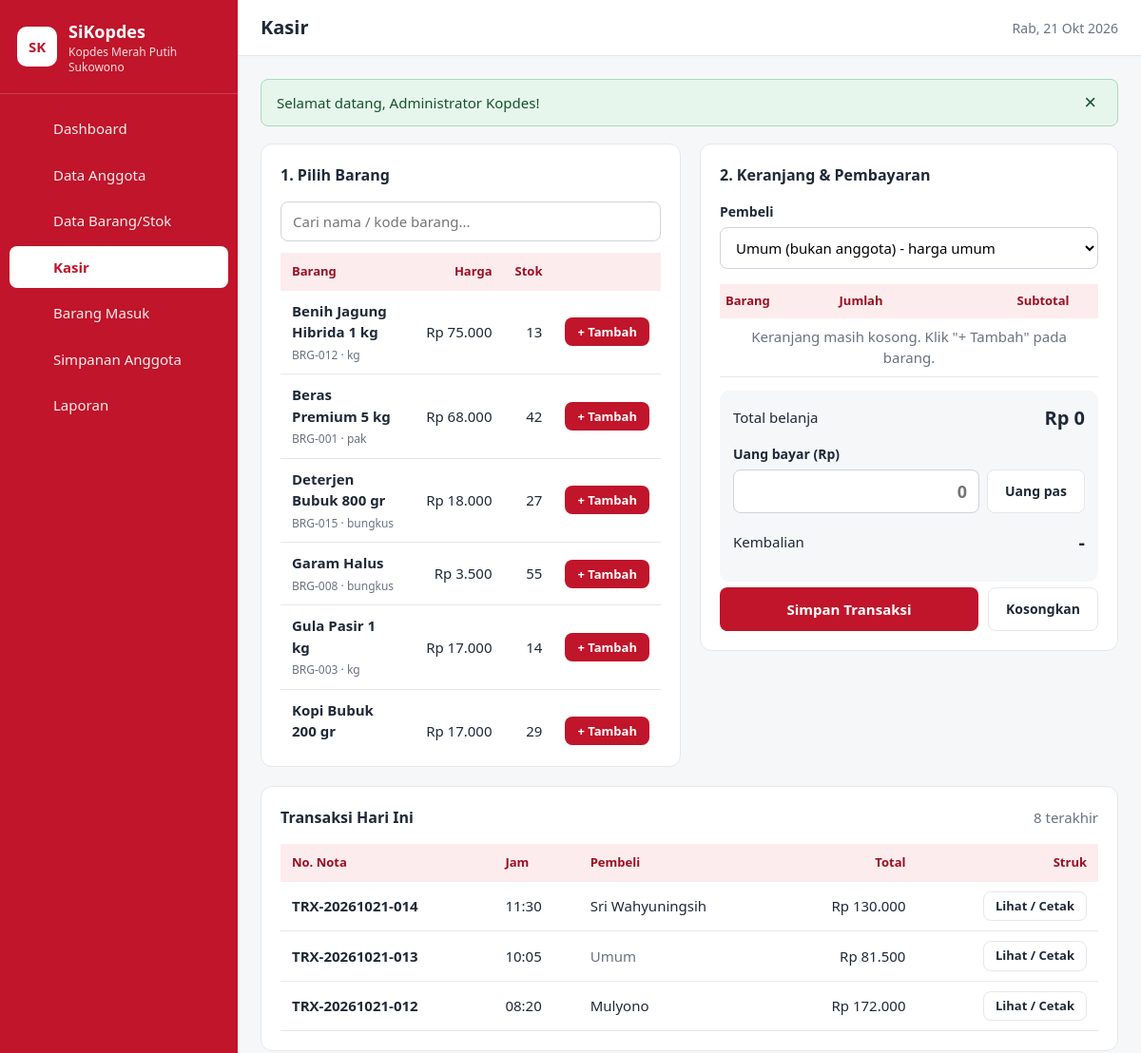
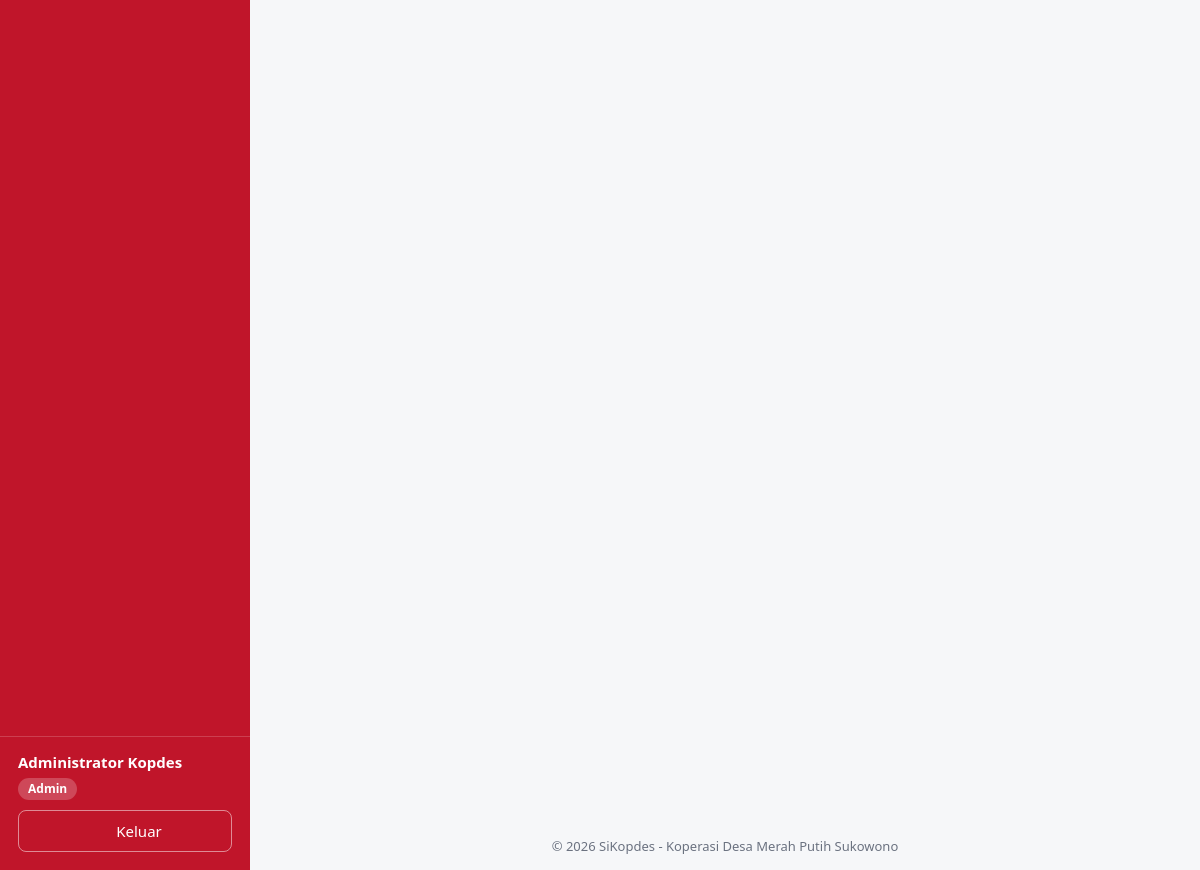
Page /kasir.php (signed in) on the committed database (2 pictures, top to bottom).
### tables this page shows
CREATE TABLE barang (
  id INT AUTO_INCREMENT PRIMARY KEY,
  kode VARCHAR(20) NOT NULL UNIQUE,
  nama VARCHAR(100) NOT NULL,
  kategori ENUM('sembako','pertanian','lainnya') NOT NULL DEFAULT 'sembako',
  satuan VARCHAR(20) NOT NULL,
  harga_beli INT NOT NULL DEFAULT 0,
  harga_jual_umum INT NOT NULL DEFAULT 0,
  harga_jual_anggota INT NOT NULL DEFAULT 0,
  stok INT NOT NULL DEFAULT 0,
  stok_minimum INT NOT NULL DEFAULT 0
);

CREATE TABLE penjualan (
  id INT AUTO_INCREMENT PRIMARY KEY,
  no_nota VARCHAR(30) NOT NULL UNIQUE,
  tanggal DATETIME NOT NULL,
  id_anggota INT NULL,
  id_user INT NOT NULL,                         
  total INT NOT NULL DEFAULT 0,
  bayar INT NOT NULL DEFAULT 0,
  kembalian INT NOT NULL DEFAULT 0,
  CONSTRAINT fk_penjualan_anggota FOREIGN KEY (id_anggota) REFERENCES anggota(id)
    ON DELETE SET NULL ON UPDATE CASCADE,
  CONSTRAINT fk_penjualan_user FOREIGN KEY (id_user) REFERENCES users(id)
    ON DELETE RESTRICT ON UPDATE CASCADE
);

CREATE TABLE anggota (
  id INT AUTO_INCREMENT PRIMARY KEY,
  no_anggota VARCHAR(20) NOT NULL UNIQUE,       
  nama VARCHAR(100) NOT NULL,
  alamat VARCHAR(200) NOT NULL,                 
  no_hp VARCHAR(20) NOT NULL,
  tgl_bergabung DATE NOT NULL
);

### kasir.php (the view, shortened to what this page needs)
<?php
require_once 'includes/fungsi.php';
$bayar_awal     = '';
$barang  = db_semua('SELECT id, kode, nama, kategori, satuan, harga_jual_umum, harga_jual_anggota, stok FROM barang ORDER BY nama ASC');
$terakhir = db_semua('SELECT p.id, p.no_nota, p.tanggal, p.total, a.nama AS nama_anggota
                      FROM penjualan p LEFT JOIN anggota a ON a.id = p.id_anggota
                      WHERE DATE(p.tanggal) = CURDATE() ORDER BY p.id DESC LIMIT 8');
include 'includes/header.php';
?>
<div class="kasir-grid">
    <section class="kartu">
        <div class="kartu-judul"><h2>1. Pilih Barang</h2></div>
        <input type="search" class="input-cari input-lebar" data-cari="tabelProduk" placeholder="Cari nama / kode barang..." autofocus>
        <div class="tabel-wrap produk-scroll">
            <table class="tabel" id="tabelProduk">
                <thead><tr><th>Barang</th><th class="kanan">Harga</th><th class="kanan">Stok</th><th></th></tr></thead>
                <tbody>
                    <?php foreach ($barang as $b): ?>
                        <tr>
                            <td><strong><?= e($b['nama']) ?></strong><br><small class="teks-abu"><?= e($b['kode']) ?> &middot; <?= e($b['satuan']) ?></small></td>
                            <td class="kanan harga-produk" data-id="<?= (int)$b['id'] ?>"><?= rupiah($b['harga_jual_umum']) ?></td>
                            <td class="kanan"><?= (int)$b['stok'] ?></td>
                            <td class="kanan">
                                <?php if ((int)$b['stok'] > 0): ?>
                                    <button type="button" class="btn btn-merah btn-kecil btn-tambah" data-id="<?= (int)$b['id'] ?>">+ Tambah</button>
                                <?php else: ?>
                                    <span class="badge badge-merah">Habis</span>
                                <?php endif; ?>
                            </td>
                        </tr>
                    <?php endforeach; ?>
                </tbody>
            </table>
        </div>
    </section>
    <section class="kartu panel-keranjang">
        <div class="kartu-judul"><h2>2. Keranjang &amp; Pembayaran</h2></div>
        <form method="post" action="kasir.php" id="formKasir">
            <div class="form-grup">
                <label for="pembeli">Pembeli</label>
                <select id="pembeli" name="id_anggota">
                    <option value="0">Umum (bukan anggota) - harga umum</option>
                </select>
            </div>
            <div class="tabel-wrap">
                <table class="tabel tabel-keranjang">
                    <thead><tr><th>Barang</th><th>Jumlah</th><th class="kanan">Subtotal</th><th></th></tr></thead>
                    <tbody id="isiKeranjang"></tbody>
                </table>
            </div>
            <div class="ringkasan">
                <div class="ringkasan-baris"><span>Total belanja</span><strong id="teksTotal">Rp 0</strong></div>
                <div class="form-grup">
                    <label for="bayar">Uang bayar (Rp)</label>
                    <div class="bayar-baris">
                        <input type="text" id="bayar" name="bayar" inputmode="numeric" autocomplete="off" placeholder="0" value="<?= e($bayar_awal) ?>">
                        <button type="button" class="btn btn-abu" id="btnPas">Uang pas</button>
                    </div>
                </div>
                <div class="ringkasan-baris"><span>Kembalian</span><strong id="teksKembalian">-</strong></div>
            </div>
            <div class="form-tombol">
                <button type="submit" class="btn btn-merah btn-besar">Simpan Transaksi</button>
                <button type="button" class="btn btn-abu" id="btnKosongkan">Kosongkan</button>
            </div>
        </form>
    </section>
</div>
<section class="kartu">
    <div class="kartu-judul"><h2>Transaksi Hari Ini</h2><span class="teks-abu">8 terakhir</span></div>
    <div class="tabel-wrap">
        <table class="tabel">
            <thead><tr><th>No. Nota</th><th>Jam</th><th>Pembeli</th><th class="kanan">Total</th><th class="kanan">Struk</th></tr></thead>
            <tbody>
                <?php foreach ($terakhir as $t): ?>
                    <tr>
                        <td><strong><?= e($t['no_nota']) ?></strong></td>
                        <td><?= e(date('H:i', strtotime($t['tanggal']))) ?></td>
                        <td><?= $t['nama_anggota'] ? e($t['nama_anggota']) : '<span class="teks-abu">Umum</span>' ?></td>
                        <td class="kanan"><?= rupiah($t['total']) ?></td>
                        <td class="kanan"><a href="struk.php?id=<?= (int)$t['id'] ?>" class="btn btn-abu btn-kecil">Lihat / Cetak</a></td>
                    </tr>
                <?php endforeach; ?>
            </tbody>
        </table>
    </div>
</section>
<?php include 'includes/footer.php'; ?>

### assets/css/style.css (style rules this page uses)
:root { --merah: #c0152a; --merah-tua: #9b0f20; --merah-muda: #fdecee; --teks: #1f2937; --abu: #6b7280; --garis: #e5e7eb; --latar: #f6f7f9; --putih: #ffffff; --hijau: #15803d; --hijau-muda: #e7f6ec; --kuning: #92400e; --kuning-muda: #fef3c7; --lebar-sidebar: 250px; }
* { box-sizing: border-box; }
body { margin: 0; font-family: "Segoe UI", Roboto, Arial, sans-serif; font-size: 15px; color: var(--teks); background: var(--latar); line-height: 1.5; }
h1, h2, h3 { margin: 0; }
a { color: var(--merah); }
small { font-size: 12px; }
.teks-abu { color: var(--abu); }
.kanan { text-align: right; }
.kartu { background: var(--putih); border: 1px solid var(--garis); border-radius: 12px; padding: 20px; margin-bottom: 20px; }
.kartu-judul { display: flex; align-items: center; justify-content: space-between; gap: 10px; margin-bottom: 16px; flex-wrap: wrap; }
.kartu-judul h2 { font-size: 16px; }
.tabel-wrap { overflow-x: auto; }
.tabel { width: 100%; border-collapse: collapse; }
.tabel th { background: var(--merah-muda); color: var(--merah-tua); text-align: left; font-size: 13px; padding: 10px 12px; white-space: nowrap; }
.tabel td { padding: 10px 12px; border-bottom: 1px solid var(--garis); vertical-align: middle; }
.tabel th.kanan { text-align: right; }
.btn { display: inline-flex; align-items: center; justify-content: center; gap: 6px; padding: 9px 18px; border: 1px solid transparent; border-radius: 8px; font-size: 14px; font-weight: 600; cursor: pointer; text-decoration: none; font-family: inherit; }
.btn-merah { background: var(--merah); color: var(--putih); }
.btn-abu { background: var(--putih); color: var(--teks); border-color: var(--garis); }
.btn-kecil { padding: 5px 12px; font-size: 13px; }
.form-grup { margin-bottom: 16px; }
.form-grup label { display: block; margin-bottom: 6px; font-weight: 600; font-size: 14px; }
.form-grup input, .form-grup select, .form-grup textarea, .input-cari { width: 100%; padding: 10px 12px; border: 1px solid #cfd4dc; border-radius: 8px; font-size: 15px; font-family: inherit; background: var(--putih); }
.input-cari { max-width: 320px; }
.kasir-grid { display: grid; grid-template-columns: 1fr 440px; gap: 20px; align-items: start; }
.tabel-keranjang th, .tabel-keranjang td { padding: 8px 6px; }
.form-tombol { display: flex; gap: 10px; flex-wrap: wrap; margin-top: 6px; }
.btn-besar { padding: 12px 22px; font-size: 15px; flex: 1; }
.input-lebar { max-width: none; margin-bottom: 12px; }
.produk-scroll { max-height: 520px; overflow-y: auto; }
.panel-keranjang { position: sticky; top: 80px; }
.ringkasan { margin: 14px 0 4px; padding: 14px; background: var(--latar); border-radius: 10px; }
.ringkasan-baris { display: flex; justify-content: space-between; align-items: center; margin-bottom: 12px; }
.ringkasan-baris strong { font-size: 20px; }
.bayar-baris { display: flex; gap: 8px; }
.bayar-baris input { flex: 1; font-size: 18px; font-weight: 600; text-align: right; }
.kasir-grid > *, .dua-kolom > * { min-width: 0; }
.harga-produk, .btn-tambah { white-space: nowrap; }
.tabel td.kanan, .tabel th.kanan { white-space: nowrap; }

### rows in the picture
barang: nama "Benih Jagung Hibrida 1 kg", kode "BRG-012", satuan "kg", stok "13"
barang: nama "Beras Premium 5 kg", kode "BRG-001", satuan "pak", stok "42"
barang: nama "Deterjen Bubuk 800 gr", kode "BRG-015", satuan "bungkus", stok "27"
barang: nama "Garam Halus", kode "BRG-008", satuan "bungkus", stok "55"
barang: nama "Gula Pasir 1 kg", kode "BRG-003", satuan "kg", stok "14"
barang: nama "Kopi Bubuk 200 gr", stok "29"
penjualan: no_nota "TRX-20261021-014", tanggal "11:30", id_anggota.nama "Sri Wahyuningsih", total "Rp 130.000"
penjualan: no_nota "TRX-20261021-013", tanggal "10:05", shows "Umum", total "Rp 81.500"
penjualan: no_nota "TRX-20261021-012", tanggal "08:20", id_anggota.nama "Mulyono", total "Rp 172.000"

### other values in the picture
$m['nama'] "Dashboard"
$m['nama'] "Data Anggota"
$m['nama'] "Data Barang/Stok"
$m['nama'] "Kasir"
$m['nama'] "Barang Masuk"
$m['nama'] "Simpanan Anggota"
$m['nama'] "Laporan"
$user['nama'] "Administrator Kopdes"
$user['role'] "Admin"
$judul "Kasir"
$f['pesan'] "Selamat datang, Administrator Kopdes!"
